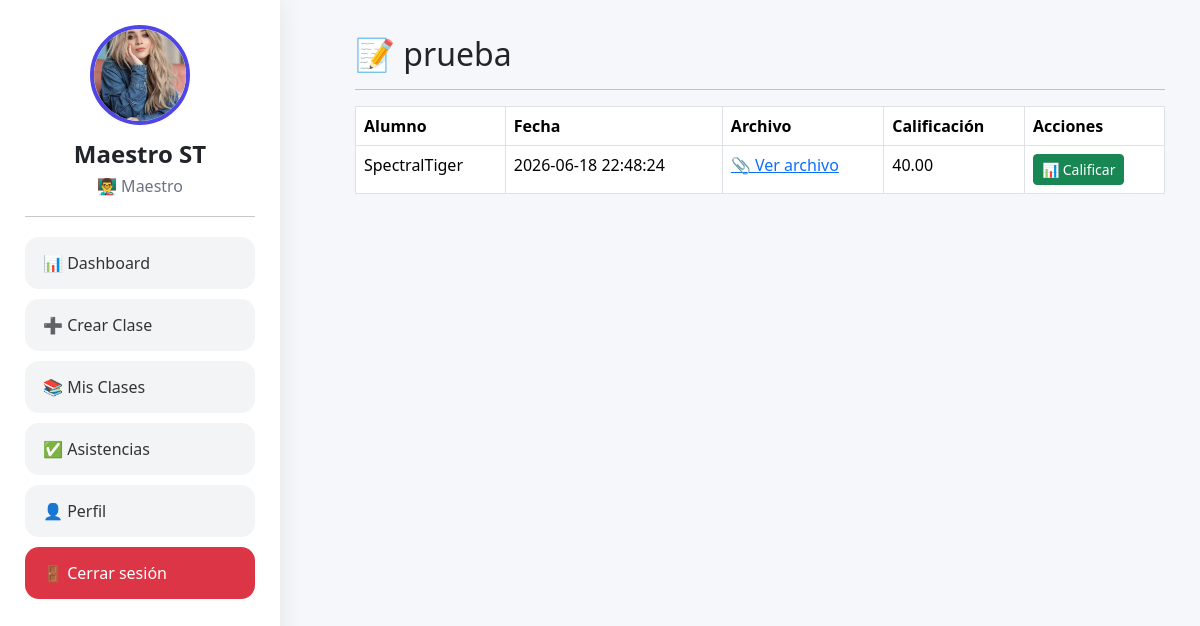
The app's page /profesor/tareas/entregas.php?id=5 (signed in) with its own data.
### tables this page shows
CREATE TABLE `usuarios` (
  `id` int(11) NOT NULL,
  `nombre` varchar(100) DEFAULT NULL,
  `correo` varchar(100) DEFAULT NULL,
  `password` varchar(255) DEFAULT NULL,
  `rol` enum('alumno','maestro') DEFAULT 'alumno',
  `xp` int(11) DEFAULT 0,
  `nivel` int(11) DEFAULT 1,
  `foto` varchar(255) DEFAULT NULL,
  `semestre` varchar(20) DEFAULT NULL,
  `grupo` varchar(20) DEFAULT NULL
);

CREATE TABLE `tareas` (
  `id` int(11) NOT NULL,
  `clase_id` int(11) DEFAULT NULL,
  `titulo` varchar(100) DEFAULT NULL,
  `puntos` int(11) DEFAULT NULL,
  `fecha_entrega` date DEFAULT NULL,
  `descripcion` text DEFAULT NULL
);

CREATE TABLE `entregas` (
  `id` int(11) NOT NULL,
  `tarea_id` int(11) DEFAULT NULL,
  `alumno_id` int(11) DEFAULT NULL,
  `entregado` tinyint(1) DEFAULT 0,
  `calificacion` decimal(5,2) DEFAULT NULL,
  `archivo` varchar(255) DEFAULT NULL,
  `fecha` datetime DEFAULT NULL
);

### profesor/tareas/entregas.php (the view, shortened to what this page needs)
<?php
include '../../includes/conexion.php';
include '../../includes/sidebar_maestro.php';
$id_tarea = intval($_GET['id']);
$tarea = mysqli_fetch_assoc(
    mysqli_query(
        $conexion,
        "SELECT *
         FROM tareas
         WHERE id = $id_tarea"
    )
);
$entregas = mysqli_query(
    $conexion,
    "SELECT
    e.*,
    u.nombre
    FROM entregas e
    INNER JOIN usuarios u
    ON e.alumno_id = u.id
    WHERE e.tarea_id = $id_tarea
    ORDER BY e.fecha DESC"
);
?>
<!DOCTYPE html>
<html lang="es">
<head>
    <link href="https://cdn.jsdelivr.net/npm/bootstrap@5.3.7/dist/css/bootstrap.min.css" rel="stylesheet">
</head>
<body>
    <div class="content">
        <h2>
            📝 <?= htmlspecialchars($tarea['titulo']) ?>
        </h2>
        <hr>
        <table class="table table-bordered">
            <thead>
                <tr>
                    <th>Alumno</th>
                    <th>Fecha</th>
                    <th>Archivo</th>
                    <th>Calificación</th>
                    <th>Acciones</th>
                </tr>
            </thead>
            <tbody>
                <?php while ($e = mysqli_fetch_assoc($entregas)): ?>
                    <tr>
                        <td>
                            <?= htmlspecialchars($e['nombre']) ?>
                        </td>
                        <td>
                            <?= $e['fecha'] ?>
                        </td>
                        <td>
                            <?php if (!empty($e['archivo'])): ?>
                                <a href="../../uploads/entregas/<?= $e['archivo'] ?>" target="_blank">
                                    📎 Ver archivo
                                </a>
                            <?php endif; ?>
                        </td>
                        <td>
                            <?= $e['calificacion'] ?? 'Sin calificar' ?>
                        </td>
                        <td>
                            <a href="calificar.php?id=<?= $e['id'] ?>" class="btn btn-success btn-sm">
                                📊 Calificar
                            </a>
                        </td>
                    </tr>
                <?php endwhile; ?>
            </tbody>
        </table>
    </div>
</body>
</html>

### includes/sidebar_maestro.php (shortened to what this page needs)
<?php
include_once __DIR__ . '/conexion.php';
$id_usuario = $_SESSION['id'];
$usuario = mysqli_fetch_assoc(
    mysqli_query(
        $conexion,
        "SELECT *
         FROM usuarios
         WHERE id=$id_usuario"
    )
);
$protocolo = isset($_SERVER['HTTPS']) && $_SERVER['HTTPS'] !== 'off'
    ? 'https'
    : 'http';
$rutaBase = $protocolo . '://' . $_SERVER['HTTP_HOST'] . '/Majo/';
?>
<div class="sidebar">
    <img class="foto-perfil" src="<?= !empty($usuario['foto'])
        ? $rutaBase . 'profesor/uploads/perfil/' . $usuario['foto']
        : 'https://ui-avatars.com/api/?name=' . urlencode($usuario['nombre']) . '&background=4f46e5&color=ffffff'
        ?>" alt="Perfil">
    <h4>
        <?= htmlspecialchars($usuario['nombre']) ?>
    </h4>
    <h6>
        👨‍🏫 Maestro
    </h6>
    <hr>
    <a href="<?= $rutaBase ?>profesor/dashboard.php" class="btn-menu">
        📊 Dashboard
    </a>
    <a href="<?= $rutaBase ?>profesor/clases/crear.php" class="btn-menu">
        ➕ Crear Clase
    </a>
    <a href="<?= $rutaBase ?>profesor/clases/ver.php" class="btn-menu">
        📚 Mis Clases
    </a>
    <a href="<?= $rutaBase ?>profesor/asistencias/historial.php" class="btn-menu">
        ✅ Asistencias
    </a>
    <a href="<?= $rutaBase ?>profesor/perfil.php" class="btn-menu">
        👤 Perfil
    </a>
    <a href="<?= $rutaBase ?>auth/logout.php" class="btn-menu btn-danger-menu">
        🚪 Cerrar sesión
    </a>
</div>

### includes/sidebar_maestro.php (style rules this page uses)
.sidebar { position: fixed; top: 0; left: 0; width: 280px; height: 100vh; background: white; padding: 25px; overflow-y: auto; box-shadow: 0 0 25px rgba(0, 0, 0, .08); z-index: 1000; }
.foto-perfil { width: 100px; height: 100px; border-radius: 50%; object-fit: cover; border: 4px solid #4f46e5; display: block; margin: auto; }
.sidebar h4 { text-align: center; margin-top: 15px; font-weight: 700; }
.sidebar h6 { text-align: center; color: #6b7280; }
.btn-menu { display: block; width: 100%; padding: 14px 18px; margin-bottom: 10px; border-radius: 14px; text-decoration: none; color: #333; background: #f3f4f6; transition: .3s; }
.btn-danger-menu { background: #dc3545; color: white !important; }
.sidebar hr { margin: 20px 0; }

### profesor/tareas/entregas.php (style rules this page uses)
body { background: #f5f7fb; }
.content { margin-left: 320px; padding: 35px; }

### records on screen
usuarios: foto (picture), nombre "Maestro ST"
tareas: titulo "prueba"
entregas: usuarios.nombre "SpectralTiger", fecha "2026-06-18 22:48:24", calificacion "40.00"
